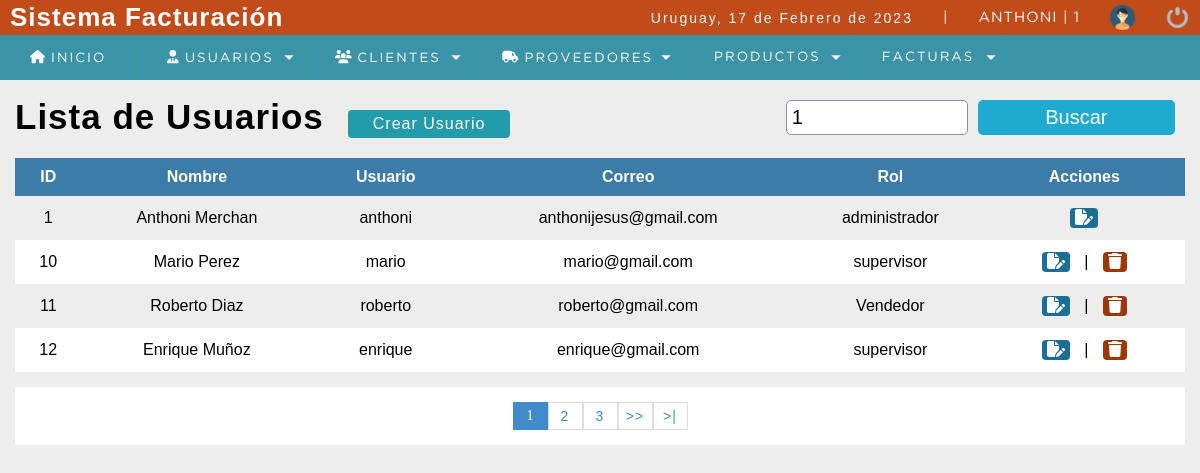
The app's page /sistema/buscar_usuario.php?busqueda=1 (signed in) with its own data.
### tables this page shows
CREATE TABLE `usuario` (
  `idusuario` int(11) NOT NULL,
  `nombre` varchar(50) DEFAULT NULL,
  `correo` varchar(100) DEFAULT NULL,
  `usuario` varchar(15) DEFAULT NULL,
  `clave` varchar(100) DEFAULT NULL,
  `rol` int(11) DEFAULT NULL,
  `estatus` int(11) NOT NULL DEFAULT 1
);

CREATE TABLE `rol` (
  `idrol` int(11) NOT NULL,
  `rol` varchar(20) DEFAULT NULL
);

### sistema/buscar_usuario.php (the view, shortened to what this page needs)
	<?php
		include "../conexion.php";
	 ?>
	<!DOCTYPE html>
	<html lang="en">
	<head>
		<?php include "includes/scripts.php"; ?>
	</head>
	<body>
		<?php include "includes/header.php"; ?>
		<section id="container">
			<?php
			$busqueda = strtolower($_REQUEST['busqueda']);
			 ?>
				<h1>Lista de Usuarios</h1>
				<a href="registro_usuario.php" class="btn_new"> Crear Usuario</a>
				<form action="buscar_usuario.php" method="GET" class="form_search">
					<input type="text" name="busqueda" id="busqueda" placeholder="Buscar" value="<?php echo $busqueda; ?>">
					<input type="submit" value="Buscar" class="btn_search">
				</form>
				<table>
					<tr>
						<th>ID</th>
						<th>Nombre</th>
						<th>Usuario</th>
						<th>Correo</th>
						<th>Rol</th>
						<th>Acciones</th>
					</tr>
					<?php
					$rol = "";
					$sql_register = mysqli_query($conection, "SELECT COUNT(*) as total_registro FROM usuario
															  WHERE (idusuario LIKE '%$busqueda%' OR
																     nombre LIKE '%$busqueda%' OR
																     correo LIKE '%$busqueda%' OR
																     usuario LIKE '%$busqueda%'
																     $rol )
																AND estatus = 1");
					$result_register = mysqli_fetch_array($sql_register);
					$total_registro = $result_register['total_registro'];
					$por_pagina = 4;
					if(empty($_GET['pagina']))
					{
						$pagina = 1;
					}else{
						$pagina = $_GET['pagina'];
					}
					$desde = ($pagina -1) * $por_pagina;
					$total_pagina = ceil($total_registro / $por_pagina);
						$query = mysqli_query($conection,"SELECT u.idusuario, u.nombre, u.correo, u.usuario, r.rol FROM usuario u INNER JOIN rol r ON u.rol = r.idrol
								WHERE (u.idusuario LIKE '%$busqueda%' OR
									   u.nombre LIKE '%$busqueda%' OR
									   u.correo LIKE '%$busqueda%' OR
									   u.usuario LIKE '%$busqueda%' OR
									   r.rol LIKE '%$busqueda%' )
								AND estatus =1 ORDER BY u.idusuario LIMIT $desde,$por_pagina");
						$result = mysqli_num_rows($query);
						if($result > 0){
							while ($data = mysqli_fetch_array($query)) {
					?>
					<tr>
						<td><?php echo $data["idusuario"]; ?></td>
						<td><?php echo $data["nombre"]; ?></td>
						<td><?php echo $data["usuario"]; ?></td>
						<td><?php echo $data["correo"]; ?></td>
						<td><?php echo $data["rol"]; ?></td>
						<td>
							<a class="link_edit" href="editar_usuario.php?id=<?php echo $data["idusuario"];?>"><i class="fa-solid fa-file-pen"></i></a>
							<?php
								if($data['idusuario'] != 1){
							 ?>
							|
							<a class="link_delete" href="eliminar_confirmar_usuario.php?id=<?php echo $data["idusuario"];?>"><i class="fa-solid fa-trash"></i></a>
							<?php
								}
							 ?>
						</td>
					</tr>
					<?php
						}
						}
					 ?>
				</table>
<?php
	if($total_registro != 0)
	{
 ?>
				<div class="paginador">
					<ul>
					<?php
						for($i=1; $i <= $total_pagina; $i++){
							if($i == $pagina)
							{
								echo '<li class="pageSelected">'.$i.'</li>';
							}else{
								echo '<li><a href="?pagina='.$i.'&busqueda='.$busqueda.'">'.$i.'</a></li>';
							}
						}
						if($pagina != $total_pagina)
						{
					 ?>
						<li><a href="?pagina=<?php echo $pagina+1; ?>&busqueda=<?php echo $busqueda; ?>">>></a></li>
						<li><a href="?pagina=<?php echo $total_pagina; ?>&busqueda=<?php echo $busqueda; ?>">>|</a></li>
					<?php } ?>
					</ul>
				</div>
<?php } ?>
		</section>
	</body>
	</html>

### sistema/css/style.css (style rules this page uses)
* { margin: 0; padding: 0; box-sizing: border-box; }
body { background: #ededed; }
h1, h2, h3, h4, h5, h6 { font-family: 'arial'; font-weight: bold; letter-spacing: 1px; }
h1 { font-size: 26px; }
a { text-decoration: none; font-family: arial; letter-spacing: 1px; }
#container { padding: 90px 15px 15px; }
form { background: #FFF; margin: auto; padding: 20px 50px; border: 10 px solid #d1d1d1; border-radius: 5px; }
input,select { display: block; width: 100%; font-size: 15pt; padding: 5px; border: 1px solid #85929e; border-radius: 5px; }
#container h1 { font-size: 35px; display: inline-block; }
.btn_new { display: inline-block; background: #239baa; color: #FFF; padding: 5px 25px; border-radius: 4px; margin: 20px; }
table { border-collapse: collapse; font-size: 12pt; font-family: 'Arial'; width: 100% }
table th { text-align: left; padding: 10px; background: #3d7ba8; color: #FFF; text-align: center; }
table tr:nth-child(odd) { background: #FFF; }
table td { padding: 2px; text-align: center; }
.link_edit { background: #1B6E95; color: #FFF; padding: 1px 5px; border-radius: 4px; margin: 10px; display: inline-block; }
.link_delete { background: #9D3806; color: #FFF; padding: 1px 5px; border-radius: 4px; margin: 10px; display: inline-block; }
.paginador ul { padding: 15px; list-style: none; background: #FFF; margin-top: 15px; display: -webkit-flex; display: -moz-flex; display: -ms-flex; display: -o-flex; display: flex; justify-content: center; }
.paginador a, .pageSelected { color: #428bca; border: 1px solid #ddd; padding: 5px; display: inline-block; font-size: 14px; text-align: center; width: 35px; }
.pageSelected { color: #FFF; background: #428bca; border: 1px solid #428bca; }
.form_search { display: -webkit-flex; display: -moz-flex; display: -ms-flex; display: -o-flex; display: flex; float: right; background: initial; padding: 10px; border-radius: 10px; }
.form_search .btn_search { background: #1faacf; color: #FFF; padding: 0 20px; border: 0; cursor: pointer; margin-left: 10px; }

### records on screen
usuario: idusuario "1", nombre "Anthoni Merchan", usuario "anthoni", correo "anthonijesus@gmail.com", rol.rol "administrador"
usuario: idusuario "10", nombre "Mario Perez", usuario "mario", correo "mario@gmail.com", rol.rol "supervisor"
usuario: idusuario "11", nombre "Roberto Diaz", usuario "roberto", correo "roberto@gmail.com", rol.rol "Vendedor"
usuario: idusuario "12", nombre "Enrique Muñoz", usuario "enrique", correo "enrique@gmail.com", rol.rol "supervisor"

### other values on screen
fechaC() "17 de Febrero de 2023"
$_SESSION['user'] "ANTHONI"
$_SESSION['rol'] "1"
